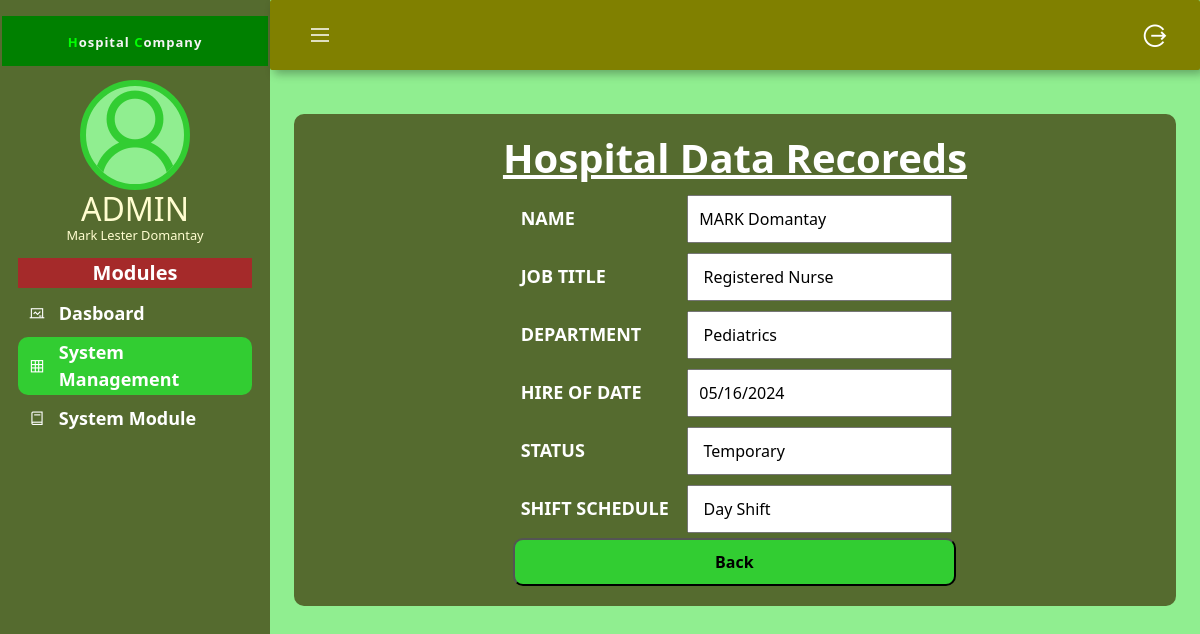
Page /admin/view.php?ID=1 on the committed database.
### tables this page shows
CREATE TABLE `info_table` (
  `ID` int(255) NOT NULL,
  `Ename` varchar(255) NOT NULL,
  `Ejob` varchar(255) NOT NULL,
  `Edept` varchar(255) NOT NULL,
  `Edate` date NOT NULL,
  `Estatus` varchar(255) NOT NULL,
  `Eshift` varchar(255) NOT NULL
);

### admin/view.php (the view, shortened to what this page needs)
<?php
$id = $_GET["ID"];
include("connection.php");
    ?>
<!DOCTYPE html>
<html lang="en">
<head>
  <link rel="stylesheet" type="text/css" href="css/action.css">
  <link rel="stylesheet" type="text/css" href="css/css/line-awesome.min.css">
  <link rel="stylesheet" type="text/css" href="css/bootstrap.min.css">
</head>
<body>
  <?php
include("includes/lm-sidebar.php");
?>
  <div class="main-content">
    <header>
      <div class="menu-toggle">
        <label for="sidebar-toggle">
          <span class="las la-bars"></span>
        </label>
      </div>
      <div class="logout"><a href="../login.php"><i class="las la-sign-out-alt"></a></i></div>
    </header>
    <main>
    <?php
    $sql = "SELECT * FROM info_table WHERE ID = $id LIMIT 1";
    $result = mysqli_query($connections, $sql);
    $row = mysqli_fetch_assoc($result);
    ?>
<article>
<div id="view-container" class="edit-container">
      <h1 id="vtitle" class="form-title">Hospital Data Recoreds</h1>
      <form method="post">
      <div class="formbdy" >
        <div class="main-user-info">
          <div class="user-input-box">
            <label id="vlbl" for="fullName">Name</label>
            <input id="vinpt" type="text"
                    id="fullName"
                    name="ename"
                    value="<?php echo $row['Ename'] ?>"readonly/>
          </div>
          <div class="user-input-box">
            <label id="vlbl" for="username">Job Title</label>
            <input id="vinpt" type="text"
                    id="username"
                    name="ejob"
                     value="<?php echo $row['Ejob'] ?>"readonly/>
          </div>
          <div class="user-input-box">
            <label id="vlbl" for="email">Department</label>
            <input id="vinpt" type="text"
                    id="email"
                    name="edept"
                     value="<?php echo $row['Edept'] ?>"readonly/>
          </div>
          <div class="user-input-box">
            <label id="vlbl" for="phoneNumber">Hire of Date</label>
            <input id="vinpt" type="date"
                    id="phoneNumber"
                    name="edate"
                     value="<?php echo $row['Edate'] ?>"readonly/>
          </div>
          <div class="user-input-box">
            <label id="vlbl" for="password">Status</label>
            <input id="vinpt" type="text"
                    id="password"
                    name="estatus"
                     value="<?php echo $row['Estatus'] ?>"readonly/>
          </div>
          <div class="user-input-box">
            <label id="vlbl" for="confirmPassword">Shift Schedule</label>
            <input id="vinpt" type="text"
                    id="confirmPassword"
                    name="eshift"
                    value="<?php echo $row['Eshift'] ?>"readonly/>
          </div>
        </div>
        <div  class="form-submit-btn">
          <a href="admin.php" ><input id="vbtn" type="button" value="Back"></a>
        </div>
        </div>
        </form>
    </div>
</article>
    </main>
  </div>
</body>
</html>

### admin/css/action.css (style rules this page uses)
* { box-sizing: border-box; text-decoration: none; list-style-type: none; margin: 0; padding: 0; }
body { height: 100%; }
.logout { font-size: 30px; text-decoration: none; cursor: pointer; border-radius: 30px; display: flex; justify-content: center; align-items: center; height: 50px; width: 50px; }
.logout a { color: white; }
header { background: olive ; color: white; font-weight: bold; height: 70px; padding: 0 20px; box-shadow: 4px 4px 10px rgba(0, 0,0,0.3); display: flex; justify-content: space-between; align-items: center; position: relative; left: 0; border-radius: 2px; width: 100%; transition: left 220ms; z-index: 30; }
.menu-toggle label { height: 60px; width: 60px; display: grid; place-items: center; font-size: 1.5rem; border-radius: 50%; }
.main-content { margin-left: 270px; background: lightgreen; transition: margin-left 280ms; }
main { padding: 1.5rem; height: 105vh; margin-top: 20px; }
#view-container { background: darkolivegreen; color: white; padding: 20px; border-radius: 10px; display: flex; flex-direction: column; align-items: center; justify-content: center; }
#vtitle { font-weight: bold; text-decoration: underline; }
#vlbl { width: 150px; display: inline-block; justify-content: left; margin: 0.2cm; font-size: 18px; text-transform: uppercase; font-weight: bold; }
#vinpt { padding: 10px; margin: 5px; font-size: 16px; width: 7cm; }
#vbtn { background: limegreen; color: black; font-weight: bold; border-radius: 10px; padding: 10px 200px 10px; }

### rows in the picture
info_table: ename "MARK Domantay", ejob "Registered Nurse", edept "Pediatrics", edate "05/16/2024", estatus "Temporary", eshift "Day Shift"
